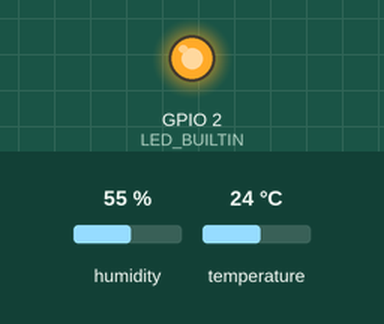
This sketch was run on a simulated ESP32. Shown: output pins drawn as LEDs (lit = HIGH). The inputs (shaded band) are chosen by the test bench; at power-on: humidity 55 %, temperature 24 °C. WiFi joins after 1.5 s; servers stay silent unless stated; uploads are accepted with an empty reply; what the sketch prints to the serial monitor is not drawn.

Above: at 2.51 s.
At 17.6 s:
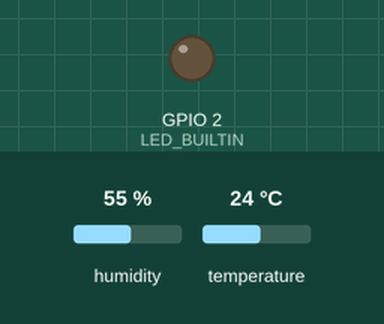
Timing chart, 0 to 41.7 s (numbered marks = the images above):
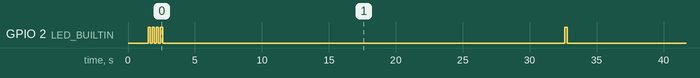

Measured:
- by itself, GPIO 2 (LED_BUILTIN): HIGH → LOW at 1.7 s, → HIGH 0.15 s later, → LOW 0.15 s later, → HIGH 0.15 s later, … (15 changes in this stretch)

The sketch:

esp32_sensor.ino
```cpp
/*
 * ============================================================================
 * PROJETO INTEGRADOR UNIVESP - PI4
 * CASA CUIDA: Sistema IoT para Prevenção de Mofo e Saúde Respiratória
 *
 * Firmware do Nó Sensor ESP32 + DHT11 / DHT22
 * ============================================================================
 *
 * ESQUEMA DE LIGAÇÃO (Apenas 3 Fios - Plug and Play, sem solda):
 *
 *       ESP32 DOIT DevKit V1                 Sensor DHT11 / DHT22
 *      ┌────────────────────┐               ┌────────────────────┐
 *      │                3V3 │───────────────│ VCC (Pino 1)       │
 *      │                GND │───────────────│ GND (Pino 4 / -)   │
 *      │             GPIO 4 │───────────────│ DATA (Pino 2 / out)│
 *      └────────────────────┘               └────────────────────┘
 *
 * BIBLIOTECAS NECESSÁRIAS NA IDE ARDUINO:
 * 1. DHT sensor library by Adafruit (Gerenciador de Bibliotecas)
 * 2. Adafruit Unified Sensor
 * ============================================================================
 */

#include <WiFi.h>
#include <HTTPClient.h>
#include <WiFiClientSecure.h>
#include <DHT.h>

// --- CONFIGURAÇÃO DE REDE WI-FI ---
const char* ssid     = "SEU_WIFI_AQUI";        // Nome da rede Wi-Fi da residência
const char* password = "SUA_SENHA_AQUI";       // Senha do Wi-Fi

// --- ENDEREÇO DA API DE INGESTÃO (RENDER / NUVEM) ---
// Coloque aqui o link do seu site no Render com /api/telemetria no final
// Exemplo: "https://casa-cuida-pi4.onrender.com/api/telemetria"
const char* serverUrl = "https://SEU-APP-NO-RENDER.onrender.com/api/telemetria";

// --- CHAVE DE SEGURANÇA IOT (X-SENSOR-KEY) ---
const char* apiKey = "casa-cuida-esp32-key-2026";

// --- IDENTIFICADOR DO NÓ SENSOR ---
const char* sensorId = "esp32_quarto_01";

// --- CONFIGURAÇÃO DO SENSOR DHT ---
#define DHTPIN 4          // Pino GPIO 4 conectado ao pino de dados do sensor
#define DHTTYPE DHT22     // Modelo DHT22 (sensor retangular branco)
DHT dht(DHTPIN, DHTTYPE);

#define LED_BUILTIN 2     // LED onboard do ESP32 para sinalização visual
const unsigned long INTERVALO_LEITURA_MS = 30000; // Envia a cada 30 segundos (ótimo para cobrir horas no gráfico sem sobrecarregar)

void setup() {
  Serial.begin(115200);
  pinMode(LED_BUILTIN, OUTPUT);
  digitalWrite(LED_BUILTIN, LOW);

  Serial.println("\n--- INICIALIZANDO CASA CUIDA (ESP32) ---");
  dht.begin();

  // Conexão ao Wi-Fi
  Serial.print("Conectando ao Wi-Fi: ");
  Serial.println(ssid);
  WiFi.begin(ssid, password);

  int tentativas = 0;
  while (WiFi.status() != WL_CONNECTED && tentativas < 25) {
    delay(500);
    Serial.print(".");
    tentativas++;
  }

  if (WiFi.status() == WL_CONNECTED) {
    Serial.println("\n-> Wi-Fi Conectado com sucesso!");
    Serial.print("-> Endereço IP do ESP32: ");
    Serial.println(WiFi.localIP());
    // Pisca LED 3x para confirmar conexão
    for (int i = 0; i < 3; i++) {
      digitalWrite(LED_BUILTIN, HIGH); delay(150);
      digitalWrite(LED_BUILTIN, LOW); delay(150);
    }
  } else {
    Serial.println("\n-> Falha na conexão Wi-Fi. Verifique SSID e senha.");
  }
}

void loop() {
  if (WiFi.status() == WL_CONNECTED) {
    // 1. Leitura dos dados ambientais
    float umidade = dht.readHumidity();
    float temperatura = dht.readTemperature();

    // Validação da leitura do sensor
    if (isnan(umidade) || isnan(temperatura)) {
      Serial.println("[AVISO] Falha ao ler dados do sensor DHT! Verifique as conexões.");
      delay(2000);
      return;
    }

    Serial.printf("[SENSOR] Temp: %.1f °C | Umid: %.1f %%\n", temperatura, umidade);

    // 2. Montagem do payload JSON (inclui chave no corpo e no cabeçalho para máxima segurança)
    String jsonPayload = "{";
    jsonPayload += "\"sensor_id\":\"" + String(sensorId) + "\",";
    jsonPayload += "\"temperatura\":" + String(temperatura, 2) + ",";
    jsonPayload += "\"umidade\":" + String(umidade, 2) + ",";
    jsonPayload += "\"api_key\":\"" + String(apiKey) + "\"";
    jsonPayload += "}";

    // 3. Envio HTTP POST para a API (com suporte a HTTPS na nuvem / Render)
    HTTPClient http;
    WiFiClientSecure client;
    client.setInsecure(); // Permite conexão HTTPS com o Render sem precisar de certificado SSL complexo

    if (String(serverUrl).startsWith("https://")) {
      http.begin(client, serverUrl);
    } else {
      http.begin(serverUrl);
    }

    http.addHeader("Content-Type", "application/json");
    http.addHeader("X-Sensor-Key", apiKey);

    digitalWrite(LED_BUILTIN, HIGH); // Acende LED durante transmissão
    int httpResponseCode = http.POST(jsonPayload);
    digitalWrite(LED_BUILTIN, LOW);

    if (httpResponseCode > 0) {
      String response = http.getString();
      Serial.printf("[HTTP %d] Resposta da API: %s\n", httpResponseCode, response.c_str());
    } else {
      Serial.printf("[ERRO HTTP] Falha ao enviar requisição. Código: %d\n", httpResponseCode);
    }

    http.end();
  } else {
    Serial.println("[ALERTA] Wi-Fi desconectado. Tentando reconectar...");
    WiFi.reconnect();
  }

  delay(INTERVALO_LEITURA_MS);
}
```
